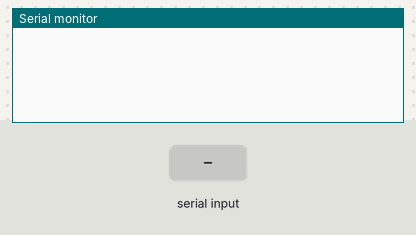
A sketch run on a simulated Arduino Mega 2560, built with avr-gcc and run on an emulated ATmega2560. Shown: the last lines printed to the serial monitor. Inputs (shaded band) come from the test bench.

Above: at 1.2 s.
1.3 s: "1\n" received over the second serial link
At 2.5 s:
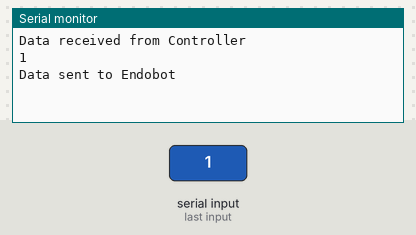
2.8 s: "0\n" received over the second serial link
At 3.8 s:
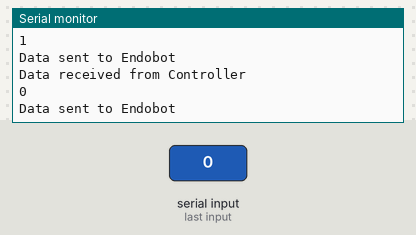
4.3 s: "2\n" received over the second serial link
At 4.9 s:
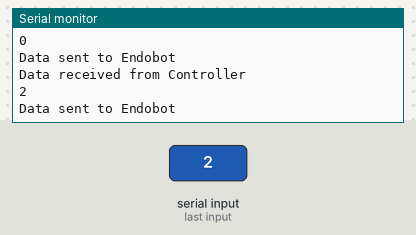

Measured:
- after the input at 1.3 s, the serial monitor: prints a new line at once (image 1)
- after the input at 2.8 s, the serial monitor: prints a new line at once (image 2)
- after the input at 4.3 s, the serial monitor: prints a new line at once (image 3)

The sketch:

Pelican_Mega_Code.ino
```cpp
//Arduino Mega Code - Controller Arduino Pro mini, RS422 TX - RX, LCD Arduino nano

void setup()
{
  Serial.begin(9600);  //for serial monitor debug
  Serial1.begin(9600); //Controller Arduino Nano UART1
  Serial2.begin(9600); //RS422 module UART2
  Serial3.begin(9600); //LCD Display Arduino Nano UART3
}

void loop()
{
  if (Serial1.available()) //if any data came to the port
  {
    Serial.println("Data received from Controller");
    delay (5);  //wait a bit for the entire data packet to be accepted by the port
    String buf = Serial1.readStringUntil('\n'); //Read serial data until null character
    Serial.println(buf);
    Serial2.println(buf);  //Send received serial data to RS422 module
    Serial.println("Data sent to Endobot");
  }

  if (Serial2.available()) //if any data came to the port
  {
    Serial.println("Data received from Endobot");
    delay (5);  //wait a bit for the entire data packet to be accepted by the port
    String data = Serial2.readStringUntil('\n'); //Read serial data until null character
    Serial.println(data);
    Serial3.println(data+'\n'); //Send received serial data to LCD nano
    Serial.println("Data sent to LCD Display");
  }

  Serial1.flush(); //Clears serial port
  Serial2.flush();
  Serial3.flush();
}
```
